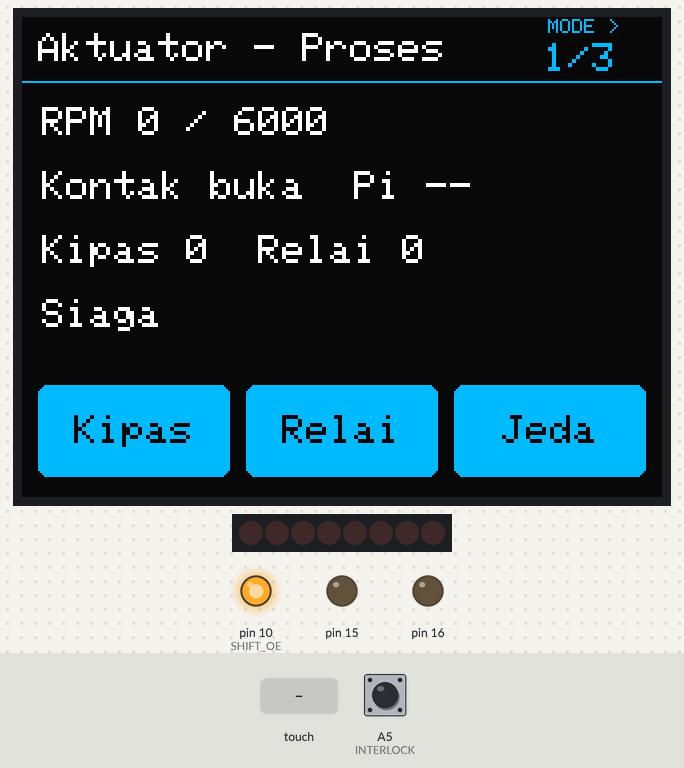
Simulated run of this sketch. Board: Arduino Uno, built with avr-gcc and run on an emulated ATmega328P. Shown: 320×240 colour display, 8 shift-register outputs drawn as a row of LEDs (first output left, lit = HIGH), output pins drawn as LEDs (lit = HIGH). Inputs (shaded band) come from the test bench; at power-on: A5 (INTERLOCK) HIGH. Pins used as bus, display or sensor lines are not drawn; what the sketch prints to the serial monitor is not drawn.

Above: at 1.4 s.
1.5 s: A5 (INTERLOCK) pulled LOW for 0.15 s
At 2.9 s:
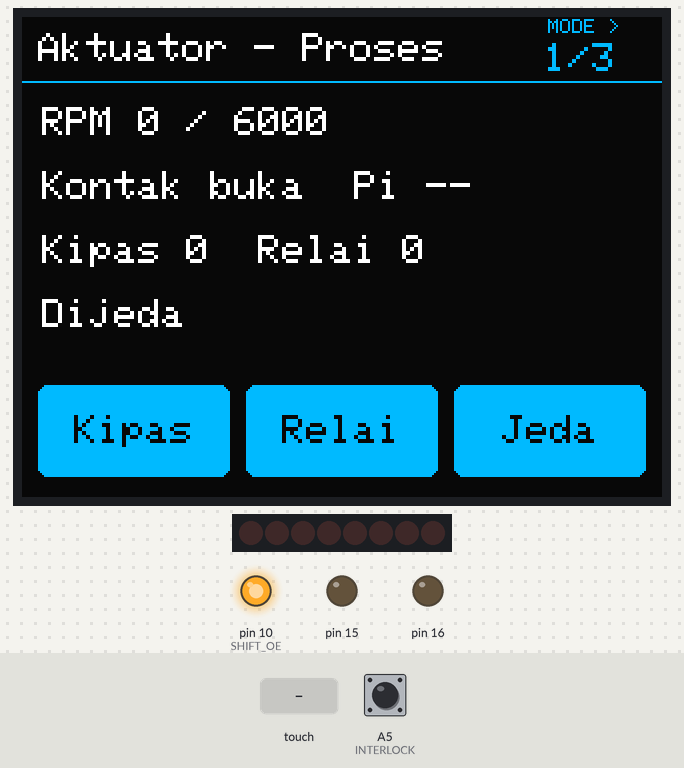
3.2 s: touch panel pressed at 87 % / 10 % of its raw x / y range
At 4.7 s:
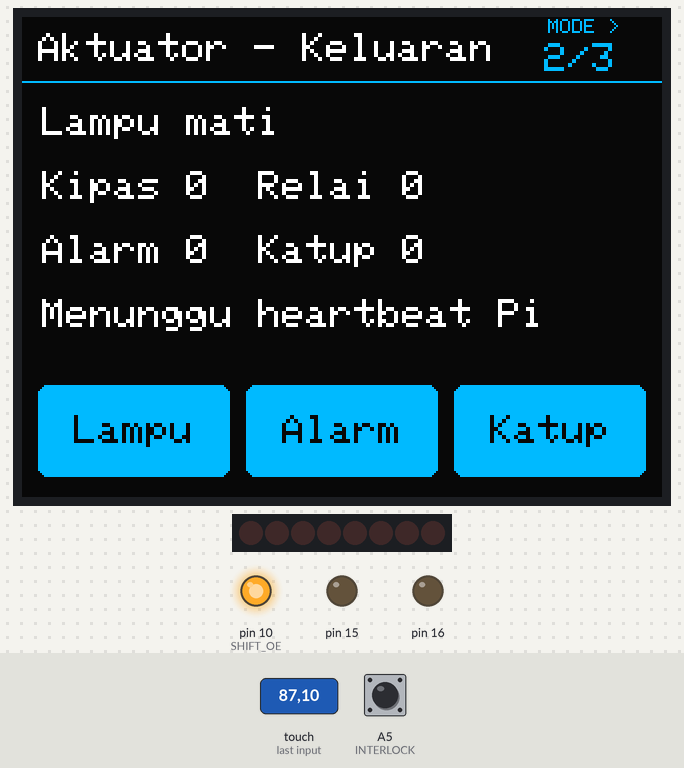
5.0 s: touch panel pressed at 87 % / 30 % of its raw x / y range
At 6.3 s:
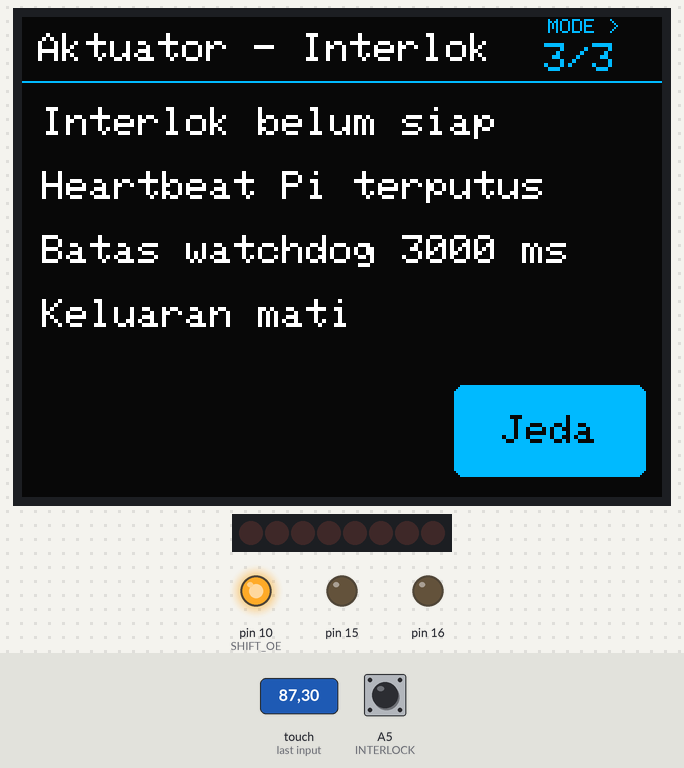
6.8 s: A5 (INTERLOCK) pulled LOW for 1 s
At 7.6 s:
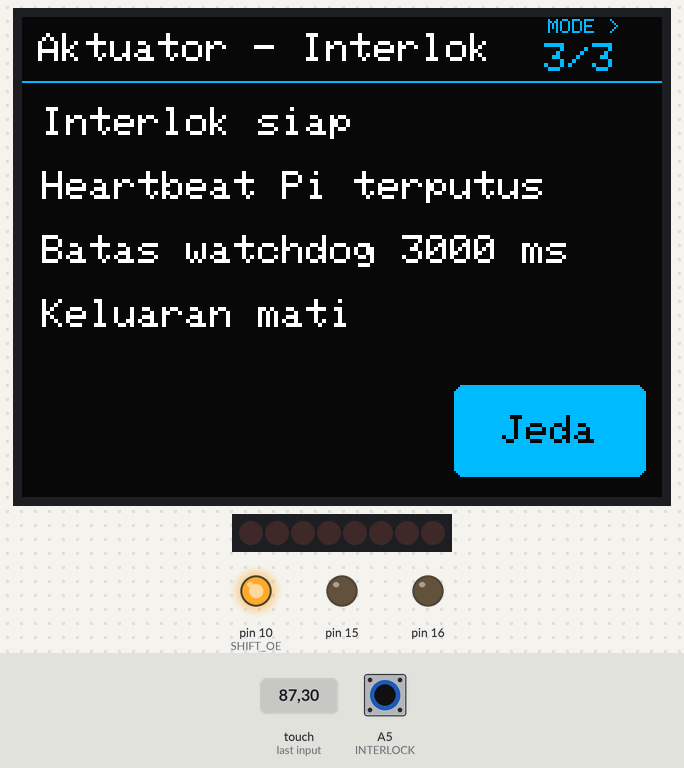
9.3 s: touch panel pressed at 87 % / 10 % of its raw x / y range
At 9.55 s:
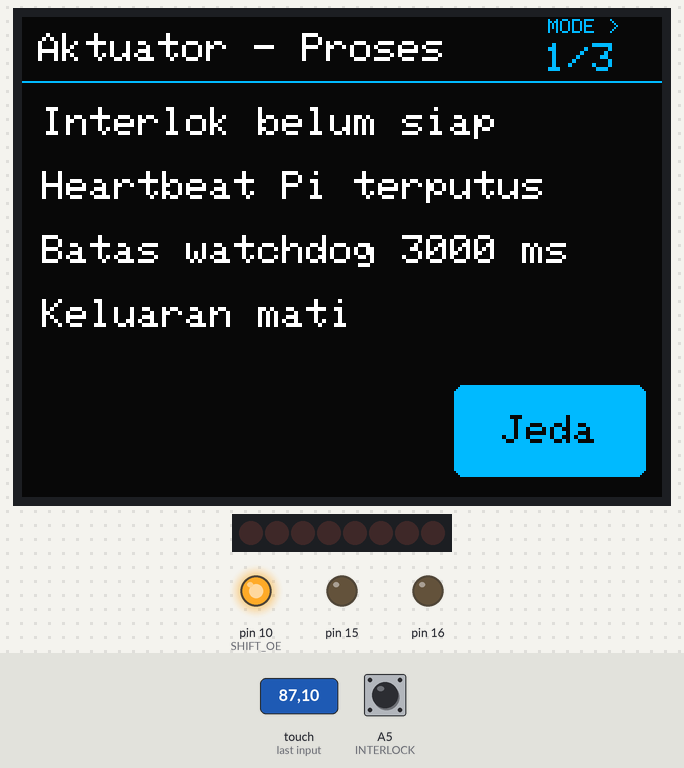
11.1 s: touch panel pressed at 13 % / 50 % of its raw x / y range
At 12.6 s:
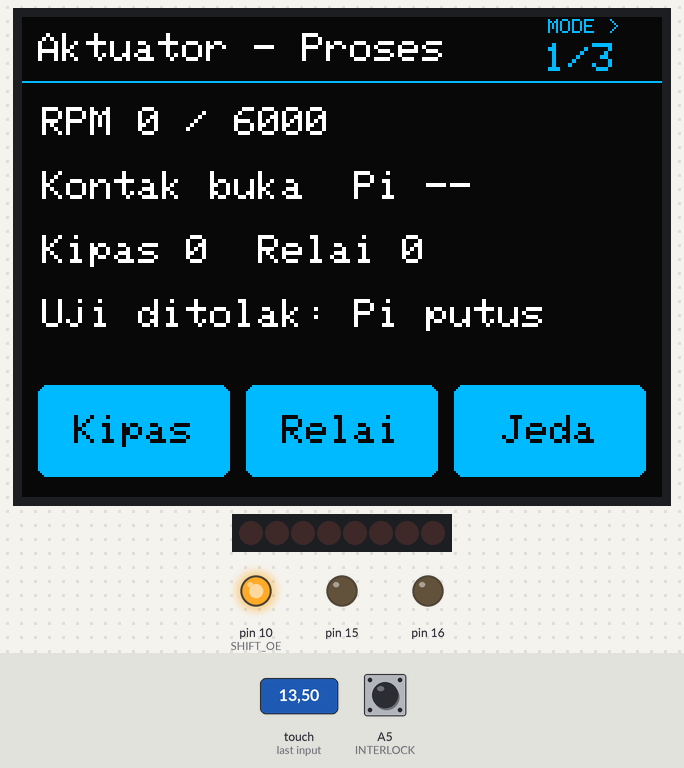
Timing chart, 0 to 14.1 s (numbered marks = the images above; inputs shaded):
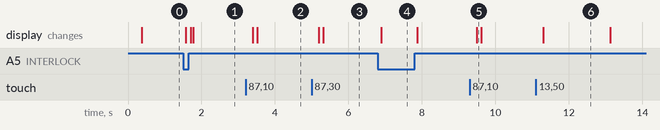

The sketch:

node3_actuator.ino
```cpp
#include <AcceleratorLink.h>
// 0 = kabel langsung; 1 = shield TFT dan rangkaian I/O pada README.
#ifndef USE_LOCAL_TFT
#define USE_LOCAL_TFT 1
#endif
#if USE_LOCAL_TFT
#include <NodePanel.h>
NodePanel panel;
#endif


UsbLink usb;
// Logic-level driver inputs. Change this polarity before wiring active-low modules.
const byte OUTPUT_ON=HIGH, OUTPUT_OFF=LOW;
#if USE_LOCAL_TFT
// Shield tanpa kartu SD. OE ditahan HIGH oleh pull-up eksternal saat Uno reset.
const byte INTERLOCK=A5, SHIFT_OE=10, SHIFT_DATA=11, SHIFT_LATCH=12, SHIFT_CLOCK=13;
#else
const byte INTERLOCK=2, RELAY=4, VALVE=5, FAN=6, BUZZ=7, GREEN=8, YELLOW=9, RED=10;
#endif
enum { STANDBY, RUNNING, PAUSED };
enum { LED_MASK=3, FAN_BIT=4, BUZZ_BIT=8, RELAY_BIT=16, VALVE_BIT=32 };
int rpm=0, targetRPM=6000;
byte mode=STANDBY, rate=1, bits=0;
const unsigned long HEARTBEAT_TIMEOUT_MS = 3000;
bool rising=true, automatic=false, lease=false, guard=false, closing=false, dirty=true;
unsigned long lastBeat=0, closedSince=0, standbySince=0, lastStep=0, lastReport=0;

#if USE_LOCAL_TFT
void writeDriver(byte next) {
  // Q0..Q6: relai, katup, kipas, buzzer, LED hijau, kuning, merah.
  byte levels=((next >> 4) & 3) | (next & (FAN_BIT|BUZZ_BIT));
  byte led=next & LED_MASK;
  if (led) levels |= byte(1U << (led+3));
  if (OUTPUT_ON==LOW) levels=~levels;
  if (!next) digitalWrite(SHIFT_OE,HIGH);
  digitalWrite(SHIFT_LATCH,LOW);
  shiftOut(SHIFT_DATA,SHIFT_CLOCK,MSBFIRST,levels);
  digitalWrite(SHIFT_LATCH,HIGH);
  digitalWrite(SHIFT_OE,next ? LOW : HIGH);
}
#endif

void outputs(byte next) {
  if (bits==next) return;
  bits=next; dirty=true;
#if USE_LOCAL_TFT
  writeDriver(next);
#else
  digitalWrite(RELAY,bits&RELAY_BIT ? OUTPUT_ON : OUTPUT_OFF);
  digitalWrite(VALVE,bits&VALVE_BIT ? OUTPUT_ON : OUTPUT_OFF);
  digitalWrite(FAN,bits&FAN_BIT ? OUTPUT_ON : OUTPUT_OFF);
  digitalWrite(BUZZ,bits&BUZZ_BIT ? OUTPUT_ON : OUTPUT_OFF);
  digitalWrite(GREEN,(bits&LED_MASK)==1 ? OUTPUT_ON : OUTPUT_OFF);
  digitalWrite(YELLOW,(bits&LED_MASK)==2 ? OUTPUT_ON : OUTPUT_OFF);
  digitalWrite(RED,(bits&LED_MASK)==3 ? OUTPUT_ON : OUTPUT_OFF);
#endif
}

void trip() {
  outputs(0); mode=PAUSED; rpm=0; rising=true; automatic=false; dirty=true;
}

void safety(unsigned long now) {
  if (lease && now-lastBeat>HEARTBEAT_TIMEOUT_MS) { lease=false; trip(); }
  if (digitalRead(INTERLOCK)!=LOW) {
    closing=false;
    if (guard) { guard=false; trip(); }
  } else if (!closing) {
    closing=true; closedSince=now;
  } else if (!guard && now-closedSince>=50) {
    guard=true; dirty=true;
  }
}

void autoOutputs() {
  byte led=rpm==0 ? 0 : rpm>=targetRPM/100*80 ? 3 : rpm>=targetRPM/2 ? 2 : 1;
  outputs(led | RELAY_BIT | (rpm>3500 ? FAN_BIT : 0) |
          (rpm>=targetRPM/100*85 ? BUZZ_BIT : 0));
}

void startRun(unsigned long now) {
  if (mode==RUNNING) return;
  mode=RUNNING; lastStep=now; autoOutputs(); dirty=true;
}

// Return codes: 0 accepted, 1 invalid, 2 no heartbeat, 3 interlock open, 4 running.
byte command(const char *a,long v,unsigned long now) {
  if (!strcmp_P(a,PSTR("STOP")) && v==1) {
    outputs(0); mode=PAUSED; return 0;
  }
  if (!strcmp_P(a,PSTR("RESET")) && v==1) {
    outputs(0); mode=STANDBY; rpm=0; rising=true; standbySince=now; return 0;
  }
  if (!strcmp_P(a,PSTR("TARGET")) && v>=2000 && v<=9000 && v%500==0) {
    targetRPM=v;
    if (rpm>=targetRPM) { rpm=targetRPM; rising=false; }
    if (mode==RUNNING) autoOutputs();
    return 0;
  }
  if (!strcmp_P(a,PSTR("RATE")) && v>=0 && v<=2) { rate=v; return 0; }
  if (!lease) return 2;
  if (!guard) return 3;
  if (!strcmp_P(a,PSTR("START")) && v==1) { startRun(now); return 0; }
  if (!strcmp_P(a,PSTR("AUTO")) && (v==0 || v==1)) {
    automatic=v; standbySince=now; return 0;
  }
  if (mode==RUNNING) return 4;
  byte mask=0;
  if (!strcmp_P(a,PSTR("LED"))) mask=LED_MASK;
  else if (!strcmp_P(a,PSTR("FAN"))) mask=FAN_BIT;
  else if (!strcmp_P(a,PSTR("BUZZER"))) mask=BUZZ_BIT;
  else if (!strcmp_P(a,PSTR("RELAY_1"))) mask=RELAY_BIT;
  else if (!strcmp_P(a,PSTR("VALVE"))) mask=VALVE_BIT;
  if (!mask || v<0 || v>(mask==LED_MASK ? 3 : 1)) return 1;
  mode=PAUSED;
  outputs((bits & ~mask) | (mask==LED_MASK ? byte(v) : v ? mask : 0));
  return 0;
}

#if USE_LOCAL_TFT
void localScreen(unsigned long now) {
  static byte result = 0;
  static unsigned long resultAt = 0;
  byte key = panel.button(now);
  byte page = panel.page();
  if (key) {
    unsigned long sampled = millis();
    safety(sampled);
    resultAt = now;
    if (page == 1) {
      if (key == 1) result = command("LED", ((bits & LED_MASK) + 1) % 4, sampled);
      if (key == 2) result = command("BUZZER", !(bits & BUZZ_BIT), sampled);
      if (key == 3) result = command("VALVE", !(bits & VALVE_BIT), sampled);
    } else {
      if (key == 1) result = command("FAN", !(bits & FAN_BIT), sampled);
      if (key == 2) result = command("RELAY_1", !(bits & RELAY_BIT), sampled);
      if (key == 3) result = command("STOP", 1, sampled);
    }
    dirty = true;
  }
  if (panel.needsFrame()) {
    if (page == 0) panel.drawFrame(F("Aktuator - Proses"), F("Kipas"), F("Relai"), F("Jeda"));
    if (page == 1) panel.drawFrame(F("Aktuator - Keluaran"), F("Lampu"), F("Alarm"), F("Katup"));
    if (page == 2) panel.drawFrame(F("Aktuator - Interlok"), nullptr, nullptr, F("Jeda"));
    return;
  }
  int row = panel.dueRow(now);
  if (row < 0) return;
  char line[26];
  if (page == 0) {
    switch (row) {
      case 0: snprintf_P(line, sizeof(line), PSTR("RPM %d / %d"), rpm, targetRPM); break;
      case 1: snprintf_P(line, sizeof(line), PSTR("Kontak %S  Pi %S"),
                         guard ? PSTR("OK") : PSTR("buka"), lease ? PSTR("OK") : PSTR("--")); break;
      case 2: snprintf_P(line, sizeof(line), PSTR("Kipas %d  Relai %d"), !!(bits & FAN_BIT), !!(bits & RELAY_BIT)); break;
      default: snprintf_P(line, sizeof(line), PSTR("%S"),
                          mode == RUNNING ? PSTR("Berjalan") : mode == PAUSED ? PSTR("Dijeda") : PSTR("Siaga")); break;
    }
  } else if (page == 1) {
    byte led = bits & LED_MASK;
    switch (row) {
      case 0: snprintf_P(line, sizeof(line), PSTR("Lampu %S"), led == 1 ? PSTR("hijau") :
                         led == 2 ? PSTR("kuning") : led == 3 ? PSTR("merah") : PSTR("mati")); break;
      case 1: snprintf_P(line, sizeof(line), PSTR("Kipas %d  Relai %d"), !!(bits & FAN_BIT), !!(bits & RELAY_BIT)); break;
      case 2: snprintf_P(line, sizeof(line), PSTR("Alarm %d  Katup %d"), !!(bits & BUZZ_BIT), !!(bits & VALVE_BIT)); break;
      default: snprintf_P(line, sizeof(line), PSTR("%S"), !lease ? PSTR("Menunggu heartbeat Pi") :
                          !guard ? PSTR("Interlok belum siap") : mode == RUNNING ? PSTR("Uji manual terkunci") : PSTR("Uji keluaran manual")); break;
    }
  } else {
    switch (row) {
      case 0: snprintf_P(line, sizeof(line), PSTR("Interlok %S"), guard ? PSTR("siap") : PSTR("belum siap")); break;
      case 1: snprintf_P(line, sizeof(line), PSTR("Heartbeat Pi %S"), lease ? PSTR("aktif") : PSTR("terputus")); break;
      case 2: snprintf_P(line, sizeof(line), PSTR("Batas watchdog %lu ms"), HEARTBEAT_TIMEOUT_MS); break;
      default: snprintf_P(line, sizeof(line), PSTR("Keluaran %S"), bits ? PSTR("aktif") : PSTR("mati")); break;
    }
  }
  if (row == 3 && result && page != 2 && now - resultAt < 1800UL) {
    snprintf_P(line, sizeof(line), PSTR("%S"), result == 2 ? PSTR("Uji ditolak: Pi putus") :
               result == 3 ? PSTR("Uji ditolak: interlok") : PSTR("Jeda untuk uji manual"));
  }
  panel.row(row, line);
}
#endif

void setup() {
#if USE_LOCAL_TFT
  digitalWrite(SHIFT_OE,HIGH); pinMode(SHIFT_OE,OUTPUT);
  pinMode(SHIFT_DATA,OUTPUT); pinMode(SHIFT_CLOCK,OUTPUT); pinMode(SHIFT_LATCH,OUTPUT);
  writeDriver(0);
#else
  const byte pins[]={RELAY,VALVE,FAN,BUZZ,GREEN,YELLOW,RED};
  for (byte p:pins) { digitalWrite(p,OUTPUT_OFF); pinMode(p,OUTPUT); }
#endif
  pinMode(INTERLOCK,INPUT_PULLUP);
  Serial.begin(115200);
#if USE_LOCAL_TFT
  panel.begin();
#endif
}

void loop() {
  unsigned long now=millis();
  safety(now);
  usb.pump();
  if (usb.idle() && usb.receive()) {
    Message &m=usb.msg;
    if (m.is(PSTR("node"),PSTR("actuator")) && m.is(PSTR("src"),PSTR("pi"))) {
      if (m.is(PSTR("type"),PSTR("heartbeat"))) {
        if (!lease) dirty=true;
        lease=true; lastBeat=now;
      } else if (m.is(PSTR("type"),PSTR("cmd"))) {
        long id=m.num(PSTR("id"));
        if (id>=1 && id<=32767) {
          byte rc=command(m.word(PSTR("action")),m.num(PSTR("val")),now); dirty=true;
          usb.send(PSTR("{\"node\":\"actuator\",\"type\":\"ack\",\"id\":%ld,\"ok\":%d,\"code\":%u,\"bits\":%u}"),
                   id,rc==0,unsigned(rc),unsigned(bits));
        }
      }
    }
  }
  if (lease && guard && mode==STANDBY && automatic && now-standbySince>=10000UL) startRun(now);
  if (mode==RUNNING && now-lastStep>=35) {
    lastStep=now;
    if (rising) {
      rpm=min(targetRPM,rpm+(rate==0 ? 45 : rate==1 ? 90 : 180));
      if (rpm==targetRPM) rising=false;
    } else {
      rpm=max(800,rpm-(rate==0 ? 35 : rate==1 ? 70 : 140));
      if (rpm==800) rising=true;
    }
    autoOutputs();
  }
  if (usb.idle() && (now-lastReport>=200 || (dirty && now-lastReport>=60))) {
    lastReport=now; dirty=false;
    unsigned long elapsed=now-standbySince;
    int left=(mode==STANDBY && automatic && elapsed<10000UL) ? 10-int(elapsed/1000) : 0;
    usb.send(PSTR("{\"node\":\"actuator\",\"type\":\"telemetry\",\"rpm\":%d,\"target\":%d,\"mode\":%u,\"rate\":%u,\"auto\":%d,\"left\":%d,\"bits\":%u,\"guard\":%d,\"link\":%d}"),
             rpm,targetRPM,unsigned(mode),unsigned(rate),automatic,left,unsigned(bits),guard,lease);
  }
#if USE_LOCAL_TFT
  localScreen(now);
#endif
}
```

Measured:
- after the input at 1.5 s, the display: first changes after 0.07 s (image 1 shows a later state)
- after the input at 3.2 s, the display: first changes after 0.19 s (image 2 shows a later state)
- after the input at 5.0 s, the display: first changes after 0.19 s (image 3 shows a later state)
- after the input at 6.8 s, the display: changes after 0.09 s (image 4)
- after the input at 9.3 s, the display: changes after 0.19 s (image 5)
- after the input at 11.1 s, the display: changes after 0.20 s (image 6)
- what the display in image 6 shows lasts 1.8 s, from 11.3 s to 13.1 s
